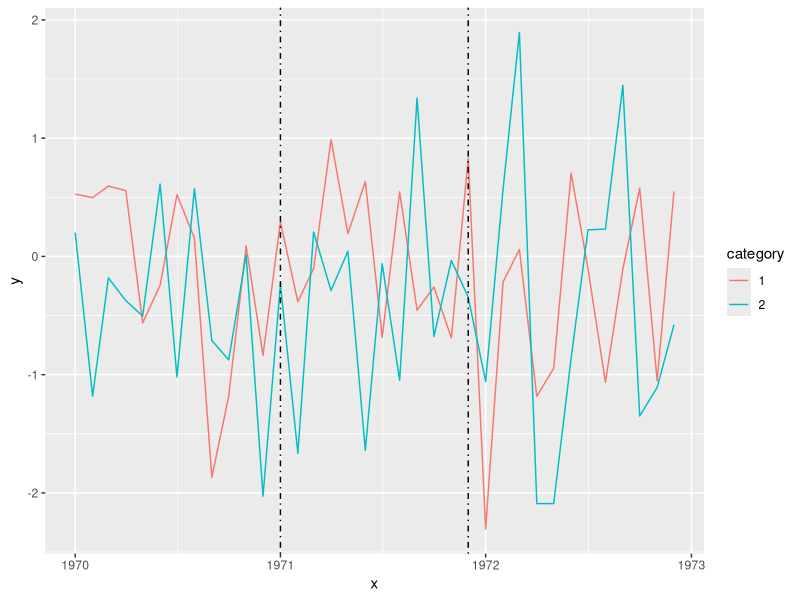
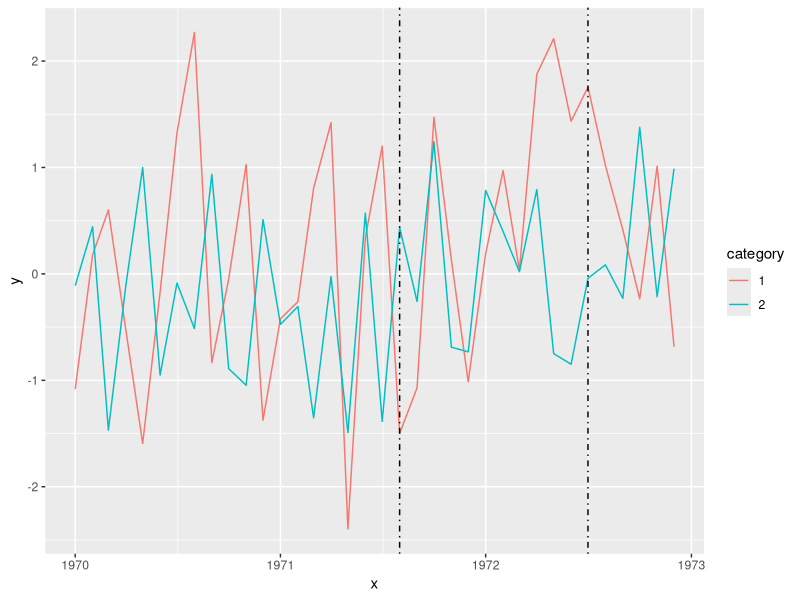
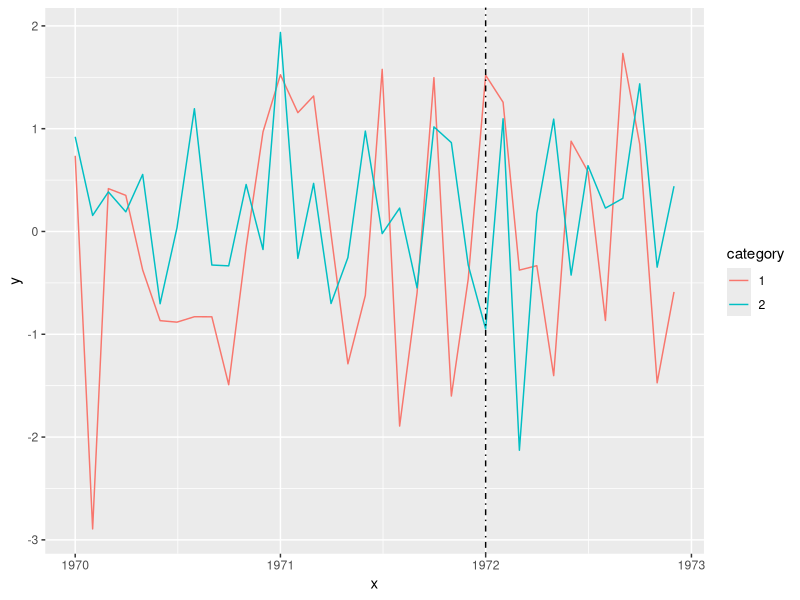
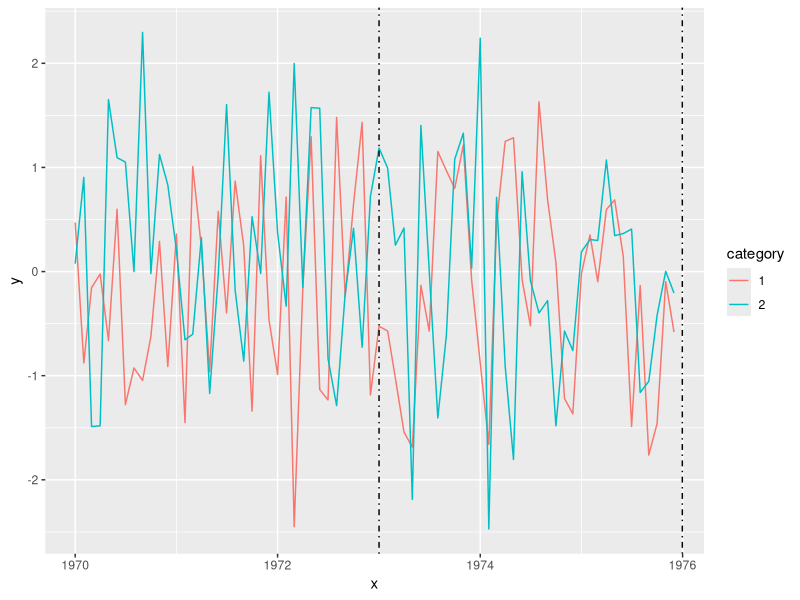

R code for these plots, in order:
## ---- chunk 1
knitr::opts_chunk$set(echo = TRUE)
## ---- chunk 2
library("ggplot2")

tmp <- data.frame(x=rep(seq(as.Date(0, origin="1970-01-01"),length=36, by="1 month"), 2),
                  y=rnorm(72),category=gl(2,36))

p <- ggplot(tmp, aes(x, y, colour=category)) +
     geom_line() +
     geom_vline(xintercept=as.numeric(tmp$x[c(13, 24)]),
                linetype=4, colour="black")
print(p)
## ---- chunk 3
library("ggplot2")

tmp <- data.frame(x=rep(seq(as.Date(0, origin="1970-01-01"),length=36, by="1 month"), 2),
                  y=rnorm(72),category=gl(2,36))

p1 <- ggplot(tmp, aes(x, y, colour=category)) +
     geom_line() +
     geom_vline(xintercept=as.numeric(tmp$x[c(20, 31)]),
                linetype=4, colour="black")
print(p1)
## ---- chunk 4
head(tmp)
## ---- chunk 5
library("ggplot2")

tmp <- data.frame(x=rep(seq(as.Date(0, origin="1970-01-01"),length=36, by="1 month"), 2),
                  y=rnorm(72),category=gl(2,36))

p2 <- ggplot(tmp, aes(x, y, colour=category)) +
     geom_line() +
     geom_vline(xintercept = as.numeric(as.Date("1972-01-01")), linetype=4)
print(p2)
## ---- chunk 6
library("ggplot2")

tmp <- data.frame(x=rep(seq(as.Date(0, origin="1970-01-01"),length=72, by="1 month"), 2),
                  y=rnorm(144),category=gl(2,72))

p3 <- ggplot(tmp, aes(x, y, colour=category)) +
     geom_line() +
  # Recession starts 1973
     geom_vline(xintercept = as.numeric(as.Date("1973-01-01")), linetype=4) +
  # Recession end 1975
    geom_vline(xintercept = as.numeric(as.Date("1975-12-31")), linetype=4)

print(p3)
